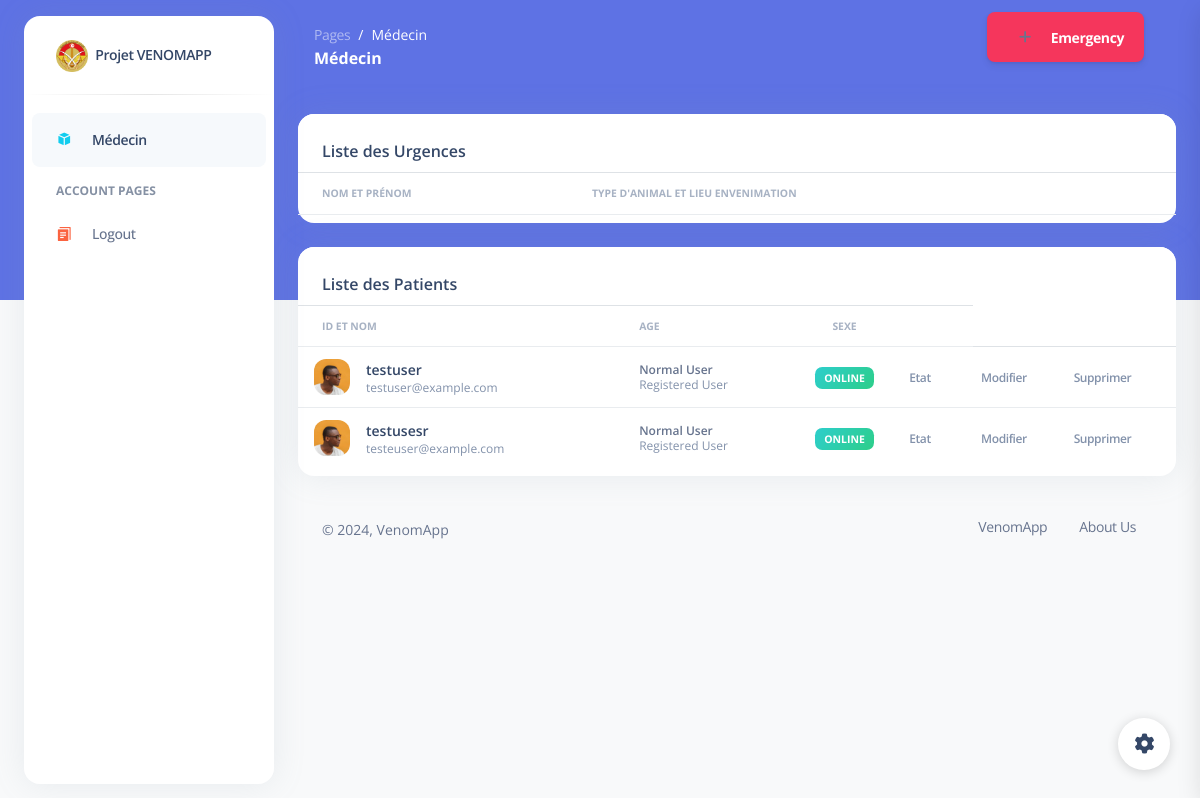
The page /medecin/ (signed in) on the database as committed earlier.
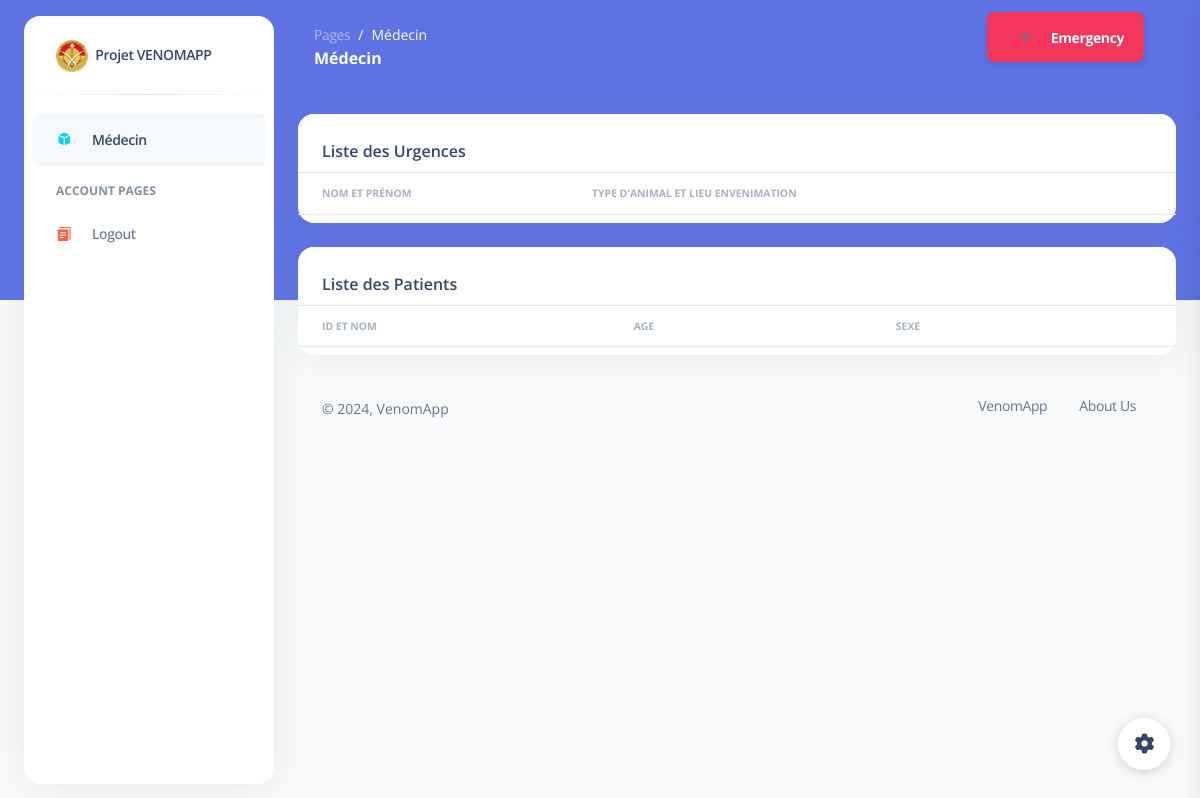
The same page on the database as committed later.
### myapp/models.py (models this page shows, shortened)
class NormalUser(models.Model):
    email = models.EmailField(max_length=255, unique=True)
    username = models.CharField(max_length=255, unique=True)
    password = models.CharField(max_length=255)  # This would store plain text passwords, which is not recommended!

### myapp/views.py (the view, shortened to what this page needs)
# urls.py: path('medecin/', views.medecin, name='medecin'),
@login_required
def medecin(request):
    patients = NormalUser.objects.all()
    emergencies = EmergencyData.objects.all()
    current_path = request.path
    return render(request, 'Medecin.html', {'current_path': current_path, 'patients': patients, 'emergencies': emergencies})

### myapp/templates/Medecin.html (shortened to what the changed rows need)
<!DOCTYPE html>
<html lang="en">
<head>
  <link href="../static/css/nucleo-icons.css" rel="stylesheet" />
  <link href="../static/css/nucleo-svg.css" rel="stylesheet" />
  <link href="../static/css/nucleo-svg.css" rel="stylesheet" />
  <link href="https://stackpath.bootstrapcdn.com/bootstrap/4.5.2/css/bootstrap.min.css" rel="stylesheet">
  <link id="pagestyle" href="../static/css/argon-dashboard.css?v=2.0.4" rel="stylesheet" />
</head>
<body class="g-sidenav-show   bg-gray-100">
  <main class="main-content position-relative border-radius-lg ">
    <div class="container-fluid py-4">
      <div class="row">
        <div class="col-12">
          <div class="card mb-4">
            <div class="card-body px-0 pt-0 pb-2">
              <div class="table-responsive p-0">
                <table class="table align-items-center justify-content-center mb-0">
                  <thead>
                    <tr>
                      <th class="text-uppercase text-secondary text-xxs font-weight-bolder opacity-7">Nom et prénom</th>
                      <th class="text-uppercase text-secondary text-xxs font-weight-bolder opacity-7 ps-2">Type d'animal et Lieu envenimation</th>
                      <th class="text-secondary opacity-7"></th>
                    </tr>
                  </thead>
                </table>
              </div>
            </div>
          </div>
        </div>
      </div>
      <div class="row">
        <div class="col-12">
          <div class="card mb-4">
            <div class="card-body px-0 pt-0 pb-2">
              <div class="table-responsive p-0">
                <table class="table align-items-center mb-0">
                  <thead>
                    <tr>
                      <th class="text-uppercase text-secondary text-xxs font-weight-bolder opacity-7">Id et Nom</th>
                      <th class="text-uppercase text-secondary text-xxs font-weight-bolder opacity-7 ps-2">Age</th>
                      <th class="text-center text-uppercase text-secondary text-xxs font-weight-bolder opacity-7">Sexe</th>
                      <th class="text-secondary opacity-7"></th>
                    </tr>
                  </thead>
                  <tbody>
                    {% for user in patients %}
                    <tr>
                        <td>
                            <div class="d-flex px-2 py-1">
                                <div>
                                    <img src="../static/img/team-2.jpg" class="avatar avatar-sm me-3" alt="{{ user.username }}">
                                </div>
                                <div class="d-flex flex-column justify-content-center">
                                    <h6 class="mb-0 text-sm">{{ user.username }}</h6>
                                    <p class="text-xs text-secondary mb-0">{{ user.email }}</p>
                                </div>
                            </div>
                        </td>
                        <td>
                            <p class="text-xs font-weight-bold mb-0">Normal User</p>
                            <p class="text-xs text-secondary mb-0">Registered User</p>
                        </td>
                        <td class="align-middle text-center text-sm">
                            <span class="badge badge-sm bg-gradient-success">Online</span>
                        </td>
                        <td class="align-middle">
                            <a href="javascript:;" class="text-secondary font-weight-bold text-xs" data-toggle="tooltip" data-original-title="Edit user">
                                Etat
                            </a>
                        </td>
                        <td class="align-middle">
                            <a href="javascript:;" class="text-secondary font-weight-bold text-xs" data-toggle="tooltip" data-original-title="Edit user">
                                Modifier
                            </a>
                        </td>
                        <td class="align-middle">
                            <a href="javascript:;" class="text-secondary font-weight-bold text-xs" data-toggle="tooltip" data-original-title="Edit user">
                                Supprimer
                            </a>
                        </td>
                    </tr>
                    {% endfor %}
                  </tbody>
                </table>
              </div>
            </div>
          </div>
        </div>
      </div>
    </div>
  </main>
</body>
</html>

Rows that differ between the two databases and show on the page:
removed NormalUser: username "testuser", email "testuser@example.com"
removed NormalUser: username "testusesr", email "testeuser@example.com"
